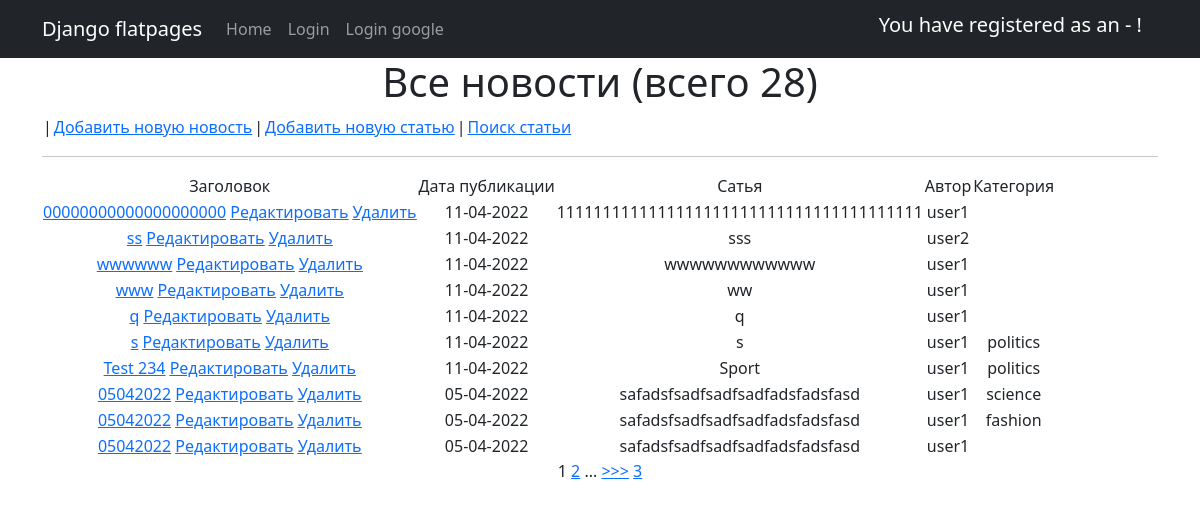
The page /news/ on the database as committed earlier.
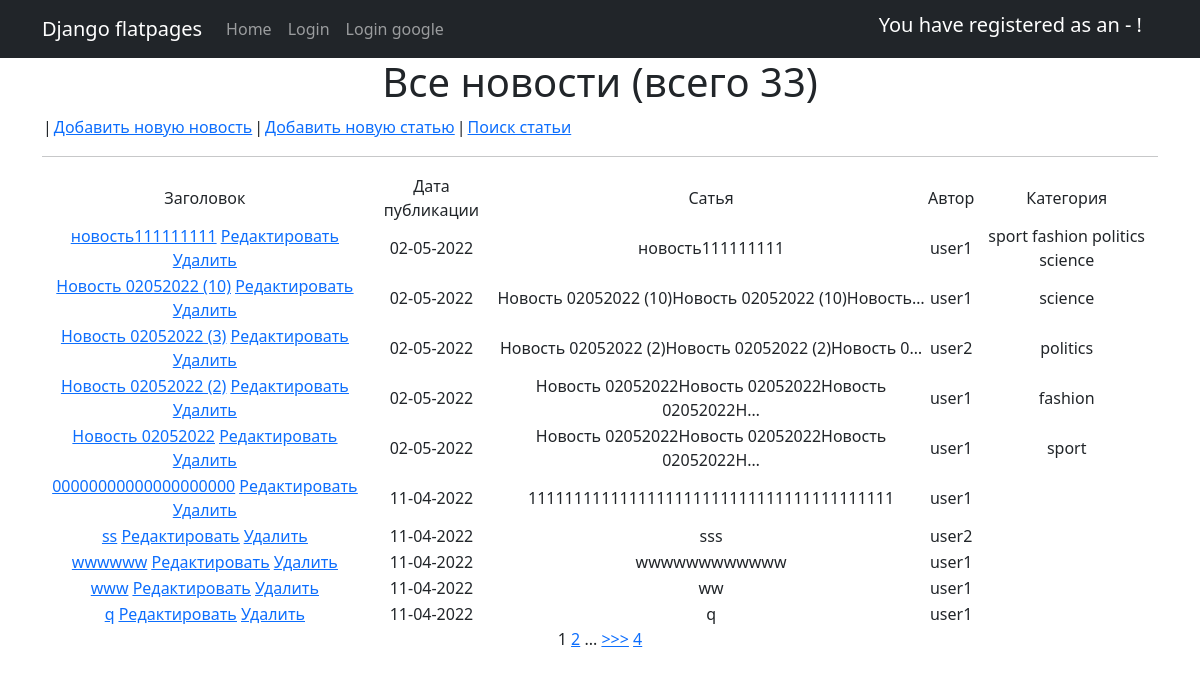
The same page on the database as committed later.
### News_Portal/models.py (models this page shows, shortened)
class Post(models.Model):
    title = models.CharField(max_length=255)
    text = models.TextField()
    rating = models.SmallIntegerField(default=0)
    NEWS = 'NW'
    ARTICLE = 'AR'
    CAT_CHOICES = (
        (NEWS, 'Новость'),
        (ARTICLE, 'Статья'),
    )
    type = models.CharField(max_length=2, choices=CAT_CHOICES, default=ARTICLE)
    date = models.DateTimeField(auto_now_add=True)
    author = models.ForeignKey(Author, on_delete=models.CASCADE)
    category = models.ManyToManyField(Category, through='PostCategory')

class Author(models.Model):
    user = models.OneToOneField(User, on_delete=models.CASCADE)
    rating = models.SmallIntegerField(default=0)

class Category(models.Model):
    name = models.CharField(max_length=255, unique=True)
    subscribers = models.ForeignKey(User, on_delete=models.CASCADE, default='', null=True)
    def __str__(self):
        return f'{self.name}'

### News_Portal/views.py (the view)
# urls.py: path('', PostList.as_view()),
class PostList(ListView):#(PermissionRequiredMixin, ListView):
    model = Post  # указываем модель, объекты которой мы будем выводить
    template_name = 'news.html'  # указываем имя шаблона, в котором будет лежать HTML, в котором будут все инструкции о том, как именно пользователю должны вывестись наши объекты
    context_object_name = 'news'
    paginate_by = 10  # поставим постраничный вывод в 10 элементов
    ordering = ['-id']
    def get_context_data(self, **kwargs):
        context = super().get_context_data(**kwargs)
        context['filter'] = PostSearch(self.request.GET, queryset=self.get_queryset())  # вписываем наш фильтр в контекст
        context['count'] = Post.objects.all().count() #добавили поле для общего колличества страниц
        return context

### News_Portal/templatetags/custom_tags.py (called while the page is built)
@register.simple_tag(takes_context=True) #сообщаеv Django, что для работы тега требуется передать контекст
def url_replace(context, **kwargs):
   d = context['request'].GET.copy() #скопировать все параметры текущего запроса
   for k, v in kwargs.items():
       d[k] = v #по указанным полям устанавливаем новые значения
   return d.urlencode()

### templates/news.html (shortened to what this page needs)
{% extends 'flatpages/default.html' %}
{% load custom_tags %}
{% block content %}
    <h1>Все новости (всего {{ count }})</h1>
    <table>
        <td>|</td>
        <td><a href="{% url 'news_create' %}">Добавить новую новость</a><br></td>
        <td>|</td>
        <td><a href="{% url 'articles_create' %}">Добавить новую статью</a><br></td>
        <td>|</td>
        <td><a href="{% url 'news_search' %}">Поиск статьи</a><br></td>
    </table>
    <hr>
    {% if news %}
        <table>
            <tr>
                <td>
                    Заголовок
                </td>
                <td>
                    Дата публикации
                </td>
                <td>
                    Сатья
                </td>
                <td>
                    Автор
                </td>
                <td>
                    Категория
                </td>
            </tr>
            {% for new in news %}
                <tr>
                    <td>
                        {% if new.type == 'NEWS' %}
                            <a href="{% url 'news' new.id %}">{{ new.title }}</a>
                            <a href="{% url 'news_update' new.id %}"><u>Редактировать</u></a>
                            <a href="{% url 'news_delete' new.id %}"><u> Удалить </u></a>
                        {% else %}
                            <a href="{% url 'news' new.id %}">{{ new.title }}</a>
                            <a href="{% url 'articles_update' new.id %}"><u>Редактировать</u></a>
                            <a href="{% url 'articles_delete' new.id %}"><u> Удалить </u></a>
                        {% endif %}
                    </td>
                    <td>
                        {{ new.date|date:'d-m-Y' }}
                    </td>
                    <td>
                        {{ new.text|truncatechars:50 }}
                    </td>
                    <td>
                        {{ new.author.user }}
                    </td>
                    <td>
                        {% for category in new.category.all %}
                            {{ category }}
                        {% endfor %}
                    </td>
                </tr>
            {% endfor %}
        </table>
    {% else %}
        <h2>НОВОСТЕЙ НЕТ!</h2>
    {% endif %}
    {% if is_paginated %}
        {{ page_obj.number }}
        {% if page_obj.has_next %}
            <a href="?{% url_replace page=page_obj.next_page_number %}">{{ page_obj.next_page_number }}</a>
            {% if paginator.num_pages != page_obj.next_page_number %}
                ...
                <a href="?{% url_replace page=page_obj.next_page_number %}">>>></a>
                <a href="?{% url_replace page=page_obj.paginator.num_pages %}">{{ page_obj.paginator.num_pages }}</a>
            {% endif %}
        {% endif %}
    {% endif %}
{% endblock content %}

Rows that differ between the two databases and show on the page:
no longer on this page (row unchanged): Post: title "s", date "11-04-2022", text "s", author.user "user1", Category (name "politics")
no longer on this page (row unchanged): Post: title "Test 234", date "11-04-2022", text "Sport", author.user "user1", Category (name "politics")
no longer on this page (row unchanged): Post: title "05042022", date "05-04-2022", text "safadsfsadfsadfsadfadsfadsfasd", author.user "user1", Category (name "science")
no longer on this page (row unchanged): Post: title "05042022", date "05-04-2022", text "safadsfsadfsadfsadfadsfadsfasd", author.user "user1", Category (name "fashion")
no longer on this page (row unchanged): Post: title "05042022", date "05-04-2022", text "safadsfsadfsadfsadfadsfadsfasd", author.user "user1"
added Post: title "новость111111111", date "02-05-2022", text "новость111111111", author.user "user1", Category (name "fashion"), Category (name "politics"), Category (name "science")
now on this page (row unchanged): Category: name "sport"
added Post: title "Новость 02052022 (10)", date "02-05-2022", text "Новость 02052022 (10)Новость 02052022 (10)Новость…", author.user "user1", Category (name "science")
added Post: title "Новость 02052022 (3)", date "02-05-2022", text "Новость 02052022 (2)Новость 02052022 (2)Новость 0…", author.user "user2", Category (name "politics")
added Post: title "Новость 02052022 (2)", date "02-05-2022", text "Новость 02052022Новость 02052022Новость 02052022Н…", author.user "user1", Category (name "fashion")
added Post: title "Новость 02052022", date "02-05-2022", text "Новость 02052022Новость 02052022Новость 02052022Н…", author.user "user1"
Other text that changed with them:
{{ count }}: "28" → "33"
{{ page_obj.paginator.num_pages }}: "3" → "4"
